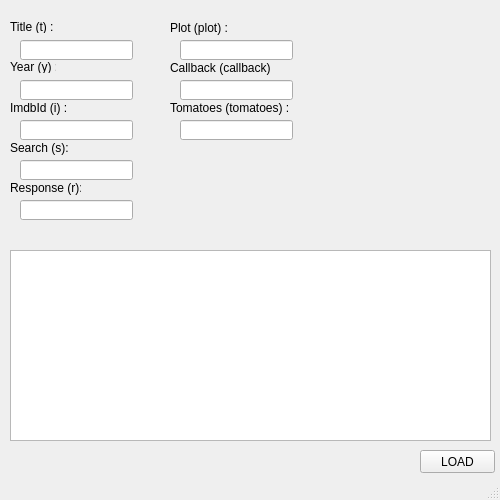
<?xml version="1.0" encoding="UTF-8"?>
<ui version="4.0">
 <class>MainWindow</class>
 <widget class="QMainWindow" name="MainWindow">
  <property name="geometry">
   <rect>
    <x>0</x>
    <y>0</y>
    <width>500</width>
    <height>500</height>
   </rect>
  </property>
  <property name="minimumSize">
   <size>
    <width>500</width>
    <height>500</height>
   </size>
  </property>
  <property name="maximumSize">
   <size>
    <width>500</width>
    <height>500</height>
   </size>
  </property>
  <property name="windowTitle">
   <string>QMKOmdbApiExample</string>
  </property>
  <widget class="QWidget" name="centralWidget">
   <widget class="QLineEdit" name="i_t">
    <property name="geometry">
     <rect>
      <x>20</x>
      <y>40</y>
      <width>113</width>
      <height>20</height>
     </rect>
    </property>
   </widget>
   <widget class="QPushButton" name="load">
    <property name="geometry">
     <rect>
      <x>420</x>
      <y>450</y>
      <width>75</width>
      <height>23</height>
     </rect>
    </property>
    <property name="text">
     <string>LOAD</string>
    </property>
   </widget>
   <widget class="QLabel" name="l_t">
    <property name="geometry">
     <rect>
      <x>10</x>
      <y>20</y>
      <width>46</width>
      <height>13</height>
     </rect>
    </property>
    <property name="text">
     <string>Title (t) :</string>
    </property>
   </widget>
   <widget class="QLabel" name="l_y">
    <property name="geometry">
     <rect>
      <x>10</x>
      <y>60</y>
      <width>46</width>
      <height>13</height>
     </rect>
    </property>
    <property name="text">
     <string>Year (y) :</string>
    </property>
   </widget>
   <widget class="QLineEdit" name="i_y">
    <property name="geometry">
     <rect>
      <x>20</x>
      <y>80</y>
      <width>113</width>
      <height>20</height>
     </rect>
    </property>
   </widget>
   <widget class="QLabel" name="l_i">
    <property name="geometry">
     <rect>
      <x>10</x>
      <y>100</y>
      <width>61</width>
      <height>16</height>
     </rect>
    </property>
    <property name="text">
     <string>ImdbId (i) :</string>
    </property>
   </widget>
   <widget class="QLineEdit" name="i_i">
    <property name="geometry">
     <rect>
      <x>20</x>
      <y>120</y>
      <width>113</width>
      <height>20</height>
     </rect>
    </property>
   </widget>
   <widget class="QLabel" name="l_s">
    <property name="geometry">
     <rect>
      <x>10</x>
      <y>140</y>
      <width>71</width>
      <height>16</height>
     </rect>
    </property>
    <property name="text">
     <string>Search (s):</string>
    </property>
   </widget>
   <widget class="QLineEdit" name="i_s">
    <property name="geometry">
     <rect>
      <x>20</x>
      <y>160</y>
      <width>113</width>
      <height>20</height>
     </rect>
    </property>
   </widget>
   <widget class="QLabel" name="l_r">
    <property name="geometry">
     <rect>
      <x>10</x>
      <y>180</y>
      <width>71</width>
      <height>16</height>
     </rect>
    </property>
    <property name="text">
     <string>Response (r):</string>
    </property>
   </widget>
   <widget class="QLineEdit" name="i_r">
    <property name="geometry">
     <rect>
      <x>20</x>
      <y>200</y>
      <width>113</width>
      <height>20</height>
     </rect>
    </property>
   </widget>
   <widget class="QLabel" name="l_plot">
    <property name="geometry">
     <rect>
      <x>170</x>
      <y>20</y>
      <width>61</width>
      <height>16</height>
     </rect>
    </property>
    <property name="text">
     <string>Plot (plot) :</string>
    </property>
   </widget>
   <widget class="QLineEdit" name="i_plot">
    <property name="geometry">
     <rect>
      <x>180</x>
      <y>40</y>
      <width>113</width>
      <height>20</height>
     </rect>
    </property>
   </widget>
   <widget class="QLineEdit" name="i_callback">
    <property name="geometry">
     <rect>
      <x>180</x>
      <y>80</y>
      <width>113</width>
      <height>20</height>
     </rect>
    </property>
   </widget>
   <widget class="QLabel" name="l_callback">
    <property name="geometry">
     <rect>
      <x>170</x>
      <y>60</y>
      <width>101</width>
      <height>16</height>
     </rect>
    </property>
    <property name="text">
     <string>Callback (callback) :</string>
    </property>
   </widget>
   <widget class="QLabel" name="l_tomatoes">
    <property name="geometry">
     <rect>
      <x>170</x>
      <y>100</y>
      <width>121</width>
      <height>16</height>
     </rect>
    </property>
    <property name="text">
     <string>Tomatoes (tomatoes) :</string>
    </property>
   </widget>
   <widget class="QLineEdit" name="i_tomatoes">
    <property name="geometry">
     <rect>
      <x>180</x>
      <y>120</y>
      <width>113</width>
      <height>20</height>
     </rect>
    </property>
   </widget>
   <widget class="QTextEdit" name="output">
    <property name="geometry">
     <rect>
      <x>10</x>
      <y>250</y>
      <width>481</width>
      <height>191</height>
     </rect>
    </property>
   </widget>
  </widget>
  <widget class="QStatusBar" name="statusBar"/>
 </widget>
 <layoutdefault spacing="6" margin="11"/>
 <resources/>
 <connections/>
</ui>
